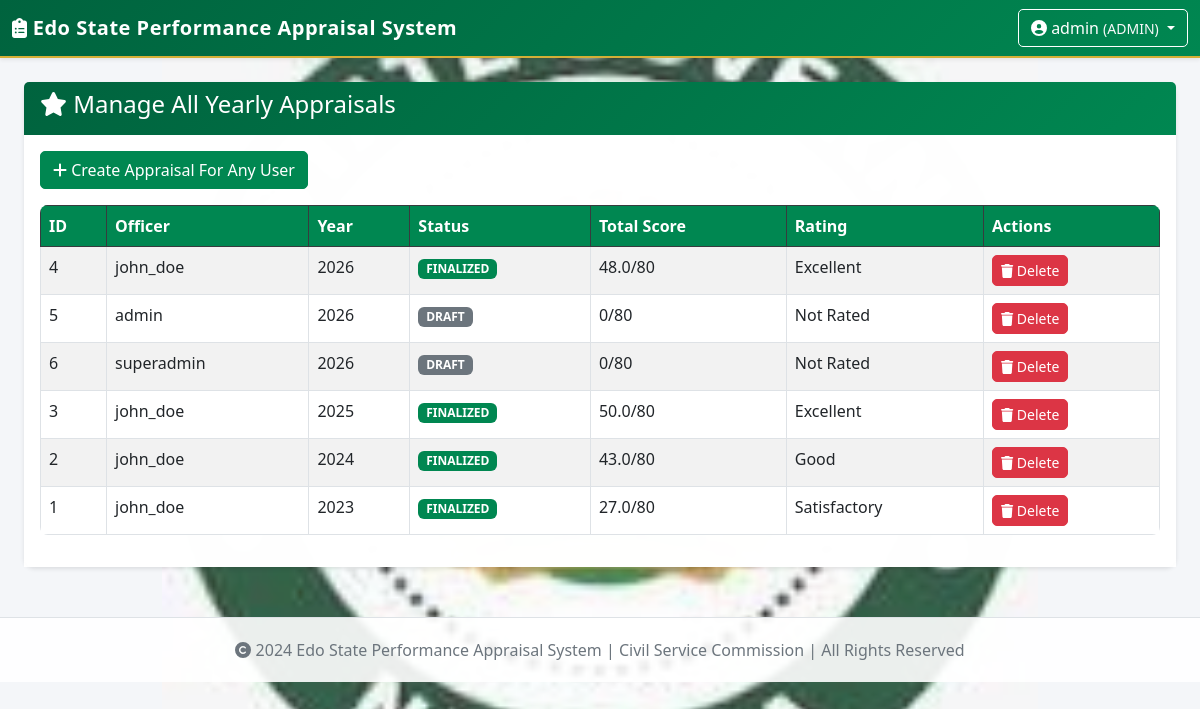
The app's page /quarterly/admin/manage-appraisals (signed in) with its own data.
### app/models/user.py (models this page shows, shortened)
class User(UserMixin, db.Model):
    __tablename__ = 'users'
    id = db.Column(db.Integer, primary_key=True)
    username = db.Column(db.String(80), unique=True, nullable=False)
    email = db.Column(db.String(120), unique=True, nullable=False)
    password_hash = db.Column(db.String(200), nullable=False)
    role = db.Column(db.String(50), nullable=False, default='STAFF')
    is_active = db.Column(db.Boolean, default=True)
    created_at = db.Column(db.DateTime, default=datetime.utcnow)
    staff_no = db.Column(db.String(50), unique=True)
    surname = db.Column(db.String(100))
    first_name = db.Column(db.String(100))
    other_names = db.Column(db.String(200))
    title = db.Column(db.String(20))
    date_of_birth = db.Column(db.Date, nullable=True)
    date_first_appointment = db.Column(db.Date, nullable=True)
    post_appointed = db.Column(db.String(200))
    present_post = db.Column(db.String(200))
    salary_grade = db.Column(db.String(50))
    ministry = db.Column(db.String(200))  # MDA
    department = db.Column(db.String(200))  # Department
    division = db.Column(db.String(200))
    branch = db.Column(db.String(200))
    section = db.Column(db.String(200))
    def has_role(self, role):
        return self.role == role or self.role == 'ADMIN'

### app/models/quarterly_plan.py (models this page shows, shortened)
class YearlyAppraisal(db.Model):
    __tablename__ = 'yearly_appraisals'
    id = db.Column(db.Integer, primary_key=True)
    user_id = db.Column(db.Integer, db.ForeignKey('users.id'), nullable=False)
    appraisal_year = db.Column(db.Integer, nullable=False)
    section_b_work_output = db.Column(db.Float, default=0)
    section_b_innovation = db.Column(db.Float, default=0)
    section_b_leadership = db.Column(db.Float, default=0)
    section_b_teamwork = db.Column(db.Float, default=0)
    section_b_communication = db.Column(db.Float, default=0)
    section_b_ethics = db.Column(db.Float, default=0)
    section_b_total = db.Column(db.Float, default=0)
    annual_report = db.Column(db.Text)
    reasons_for_failure = db.Column(db.Text)
    submitted_at = db.Column(db.DateTime)
    training_attendance_score = db.Column(db.Integer, default=0)  # from JOOPSA
    clock_in_score = db.Column(db.Integer, default=0)  # from HRM
    peer_review_score = db.Column(db.Integer, default=0)  # 360 review
    diligently_executed = db.Column(db.Integer, default=3)
    delivered_timelines = db.Column(db.Integer, default=3)
    punctuality_effectiveness = db.Column(db.Integer, default=3)
    decency_presentability = db.Column(db.Integer, default=3)
    productivity = db.Column(db.Integer, default=3)
    communication_skills = db.Column(db.Integer, default=3)
    team_collaboration = db.Column(db.Integer, default=3)
    independent_work = db.Column(db.Integer, default=3)
    openness_to_learning = db.Column(db.Integer, default=3)
    proactivity_initiative = db.Column(db.Integer, default=3)
    reporting_officer_comments = db.Column(db.Text)
    reporting_officer_sent_at = db.Column(db.DateTime)
    officer_agrees = db.Column(db.Boolean, default=None)
    officer_comments = db.Column(db.Text)
    officer_disagreement_reason = db.Column(db.Text)
    officer_response_at = db.Column(db.DateTime)
    countersigning_officer_id = db.Column(db.Integer, db.ForeignKey('users.id'), nullable=True)
    ps_review_completed = db.Column(db.Boolean, default=False)
    ps_review_date = db.Column(db.DateTime)
    ps_comments = db.Column(db.Text)
    total_score = db.Column(db.Float, default=0)
    rating = db.Column(db.String(50), default='Not Rated')
    status = db.Column(db.String(50), default='DRAFT')  # DRAFT, SUBMITTED, OFFICER_RESPONSE, RO_REVIEW, PS_REVIEW, FINALIZED
    finalized_at = db.Column(db.DateTime)
    reporting_officer_id = db.Column(db.Integer, db.ForeignKey('users.id'), nullable=True)
    created_at = db.Column(db.DateTime, default=datetime.utcnow)
    updated_at = db.Column(db.DateTime, default=datetime.utcnow, onupdate=datetime.utcnow)
    user = db.relationship('User', foreign_keys=[user_id], backref='yearly_appraisals')
    reporting_officer = db.relationship('User', foreign_keys=[reporting_officer_id], backref='ro_appraisals')
    countersigning_officer = db.relationship('User', foreign_keys=[countersigning_officer_id], backref='cs_appraisals')

### app/quarterly/routes.py (the view)
@quarterly_bp.route('/admin/manage-appraisals')
@login_required
def admin_manage_appraisals():
    if not current_user.has_role('ADMIN'):
        flash('Unauthorized', 'danger')
        return redirect(url_for('quarterly.dashboard'))
    appraisals = YearlyAppraisal.query.order_by(YearlyAppraisal.appraisal_year.desc()).all()
    return render_template('quarterly/admin_manage_appraisals.html', appraisals=appraisals)

### app/templates/quarterly/admin_manage_appraisals.html
{% extends "base.html" %}
{% block content %}
<div class="container-fluid">
    <div class="card">
        <div class="card-header bg-dark text-white">
            <h4><i class="fas fa-star"></i> Manage All Yearly Appraisals</h4>
        </div>
        <div class="card-body">
            <a href="{{ url_for('quarterly.admin_create_appraisal') }}" class="btn btn-success mb-3">
                <i class="fas fa-plus"></i> Create Appraisal For Any User
            </a>
            <div class="table-responsive">
                <table class="table table-striped table-bordered">
                    <thead class="table-dark">
                        <tr>
                            <th>ID</th>
                            <th>Officer</th>
                            <th>Year</th>
                            <th>Status</th>
                            <th>Total Score</th>
                            <th>Rating</th>
                            <th>Actions</th>
                        </tr>
                    </thead>
                    <tbody>
                        {% for appraisal in appraisals %}
                        <tr>
                            <td>{{ appraisal.id }}</td>
                            <td>{{ appraisal.user.username }}</td>
                            <td>{{ appraisal.appraisal_year }}</td>
                            <td>
                                <span class="badge bg-{% if appraisal.status == 'FINALIZED' %}success{% elif appraisal.status == 'SUBMITTED' %}warning{% elif appraisal.status == 'PS_REVIEW' %}primary{% else %}secondary{% endif %}">
                                    {{ appraisal.status }}
                                </span>
                            </td>
                            <td>{{ appraisal.total_score or 0 }}/80</td>
                            <td>{{ appraisal.rating or 'Not Rated' }}</td>
                            <td>
                                <a href="{{ url_for('quarterly.admin_delete_appraisal_adv', appraisal_id=appraisal.id) }}" class="btn btn-sm btn-danger" onclick="return confirm('Delete this appraisal?')">
                                    <i class="fas fa-trash"></i> Delete
                                </a>
                            </td>
                        </tr>
                        {% endfor %}
                    </tbody>
                </table>
            </div>
        </div>
    </div>
</div>
{% endblock %}

### app/templates/base.html (shortened to what this page needs)
<!DOCTYPE html>
<html lang="en">
<head>
    <link href="https://cdn.jsdelivr.net/npm/bootstrap@5.3.0/dist/css/bootstrap.min.css" rel="stylesheet">
    <link rel="stylesheet" href="https://cdnjs.cloudflare.com/ajax/libs/font-awesome/6.4.0/css/all.min.css">
</head>
<body>
    <nav class="navbar navbar-dark shadow-sm">
        <div class="container-fluid">
            <a class="navbar-brand" href="{{ url_for('reports.dashboard') }}">
                <i class="fas fa-clipboard-list"></i> Edo State Performance Appraisal System
            </a>
            {% if current_user.is_authenticated %}
            <div class="dropdown">
                <button class="btn btn-outline-light dropdown-toggle" type="button" data-bs-toggle="dropdown" aria-expanded="false">
                    <i class="fas fa-user-circle"></i>
                    {{ current_user.username }}
                    <small class="text-light">({{ current_user.role }})</small>
                </button>
            </div>
            {% else %}
            <a href="{{ url_for('auth.login') }}" class="btn btn-outline-light">Login</a>
            {% endif %}
        </div>
    </nav>
    <div class="container-fluid mt-4">
        {% block content %}{% endblock %}
    </div>
    <footer>
        <div class="container">
            <p class="mb-0">
                <i class="fas fa-copyright"></i> 2024 Edo State Performance Appraisal System |
                Civil Service Commission | All Rights Reserved
            </p>
        </div>
    </footer>
</body>
</html>

### records on screen
User: username "admin", role "ADMIN"
YearlyAppraisal: id "4", user.username "john_doe", appraisal_year "2026", status "FINALIZED", total_score "48.0", rating "Excellent"
YearlyAppraisal: id "5", user.username "admin", appraisal_year "2026", status "DRAFT", total_score "0", rating "Not Rated"
YearlyAppraisal: id "6", user.username "superadmin", appraisal_year "2026", status "DRAFT", total_score "0", rating "Not Rated"
YearlyAppraisal: id "3", user.username "john_doe", appraisal_year "2025", status "FINALIZED", total_score "50.0", rating "Excellent"
YearlyAppraisal: id "2", user.username "john_doe", appraisal_year "2024", status "FINALIZED", total_score "43.0", rating "Good"
YearlyAppraisal: id "1", user.username "john_doe", appraisal_year "2023", status "FINALIZED", total_score "27.0", rating "Satisfactory"
